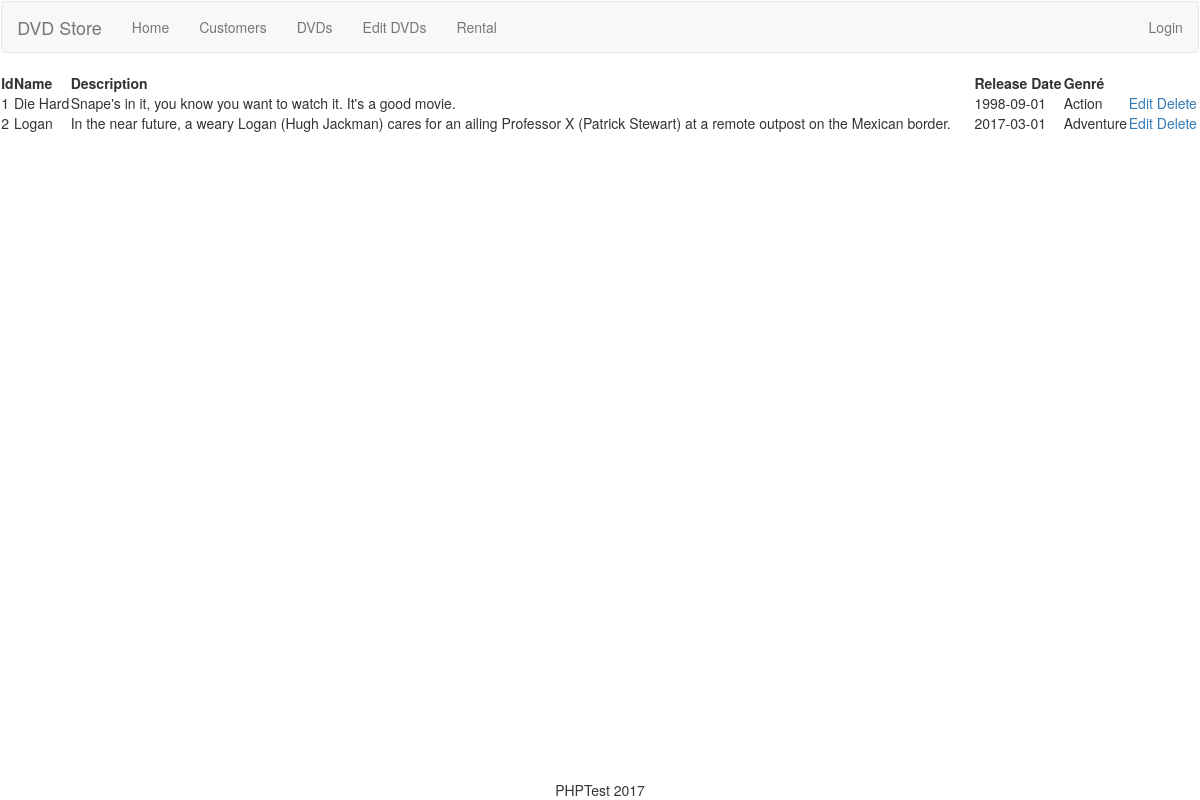
Screenshot of /dvds.php with the database file from the repository.
### tables this page shows
CREATE TABLE `dvd` (
  `id`           int(11)      NOT NULL,
  `name`         varchar(50)  NOT NULL,
  `description`  varchar(255) NOT NULL,
  `release_date` date         NOT NULL,
  `category_id`  INT(11)      NOT NULL,
  `isdeleted`    TINYINT(4)   NOT NULL DEFAULT '0'
);

CREATE TABLE `category` (
  `id` int(11) NOT NULL,
  `category_name` varchar(255) NOT NULL
);

### dvds.php (called while the page is built, shortened)
<?php
include ("dvdTable.php");

### dbConnect.php (called while the page is built, shortened)
<?php
class dbConnect
{
    private $host, $user, $password, $database, $conn;
    public function __construct($host = "127.0.0.1", $user = "root", $password = "", $database = "dvd_shop")
    {
        $this->host = $host;
        $this->user = $user;
        $this->password = $password;
        $this->database = $database;
        $this->conn = mysqli_connect($this->host, $this->user, $this->password, $this->database);
    }
    public function fetch($query, $where =[], $condition = ' AND ')
    {
        if($where) {
            $query .= ' WHERE ';
            $query .= implode($condition, $where);
        }
        $sql = $this->conn->query($query);
        $result = array();
        while ($row = mysqli_fetch_assoc($sql)) {
            array_push($result, $row);
        }
        return $result;
    }
}

### dvd.php (called while the page is built, shortened)
<?php
class dvdShort
{
    protected $id, $name;
    public function __construct($id, $name)
    {
        $this->id = $id;
        $this->name = $name;
    }
    public function getId()
    {
        return $this->id;
    }
    public function getName()
    {
        return $this->name;
    }
}
class dvd extends dvdShort implements JsonSerializable
{
    private $description, $releaseDate, $category_id, $category_name, $count;
    public function __construct($id, $name, $description, $releaseDate, $category_id, $category_name = false, $count = 0)
    {
        $this->description = $description;
        $this->releaseDate = $releaseDate;
        $this->category_name = $category_name;
    }
    public function getDescription()
    {
        return $this->description;
    }
    public function getReleaseDate()
    {
        return $this->releaseDate;
    }
    public function getCategoryName()
    {
        return $this->category_name;
    }
}

### functionsDvd.php (the view, shortened to what this page needs)
<?php
function getDvd()
{
    $dbConnect = new dbConnect();
    $dvd = array();
    $resultsDvds = $dbConnect->fetch("
        SELECT dvd.id, dvd.name, dvd.description,dvd.release_date, dvd.category_id, category.category_name
        FROM dvd
        INNER JOIN category ON category.id = dvd.category_id", ["isdeleted = 0"]);
    foreach ($resultsDvds as $key => $resultDvd) {
        array_push($dvd, new dvd($resultDvd['id'], $resultDvd['name'], $resultDvd['description'],
            $resultDvd['release_date'], $resultDvd['category_id'], $resultDvd['category_name']));
    }
    return $dvd;
}
function dvdTableStart(){
    ?>
<table>
    <tr>
        <th>Id</th>
        <th>Name</th>
        <th>Description</th>
        <th>Release Date</th>
        <th>Genré</th>
        <th>&nbsp;</th>
    </tr>
    <?php
}
    ?>
    <?php
function dvdTableRow($dvdArray)
{
    echo "<tr>
            <td>" . htmlspecialchars($dvdArray->getId()) . "</td>" . "
            <td>" . htmlspecialchars($dvdArray->getName()) . "</td>" . "
            <td>" . htmlspecialchars($dvdArray->getDescription()) . "</td>" . "
            <td>" . htmlspecialchars($dvdArray->getReleaseDate()) . "</td>" . "
            <td>" . htmlspecialchars($dvdArray->getCategoryName()) . "</td>" . "
            <td> <a href='dvdEdit?id=" . htmlspecialchars($dvdArray->getId()) . "'>Edit</a>
                <a href='?id=" . htmlspecialchars($dvdArray->getId()) . "&remove=TRUE'>Delete</a>
            </td>" . "
         </tr>";
}
function dvdTableEnd(){
    ?>
</table>
    <?php
}

### dvdTable.php (shortened to what this page needs)
<?php
include("functionsDvd.php");
$dvdList = getDvd();
dvdTableStart();
foreach ($dvdList as $key => $value){
    dvdTableRow($value);
}
dvdTableEnd();

### css/phptest.css (style rules this page uses)
table { width: 100%; margin: auto; }

### rows the page displays
dvd: id "1", name "Die Hard", description "Snape's in it, you know you want to watch it. It's a good movie.", release_date "1998-09-01", category.category_name "Action"
dvd: id "2", name "Logan", description "In the near future, a weary Logan (Hugh Jackman) cares for an ailing Professor X (Patrick Stewart) at a remote outpost on the Mexican border.", release_date "2017-03-01", category.category_name "Adventure"
